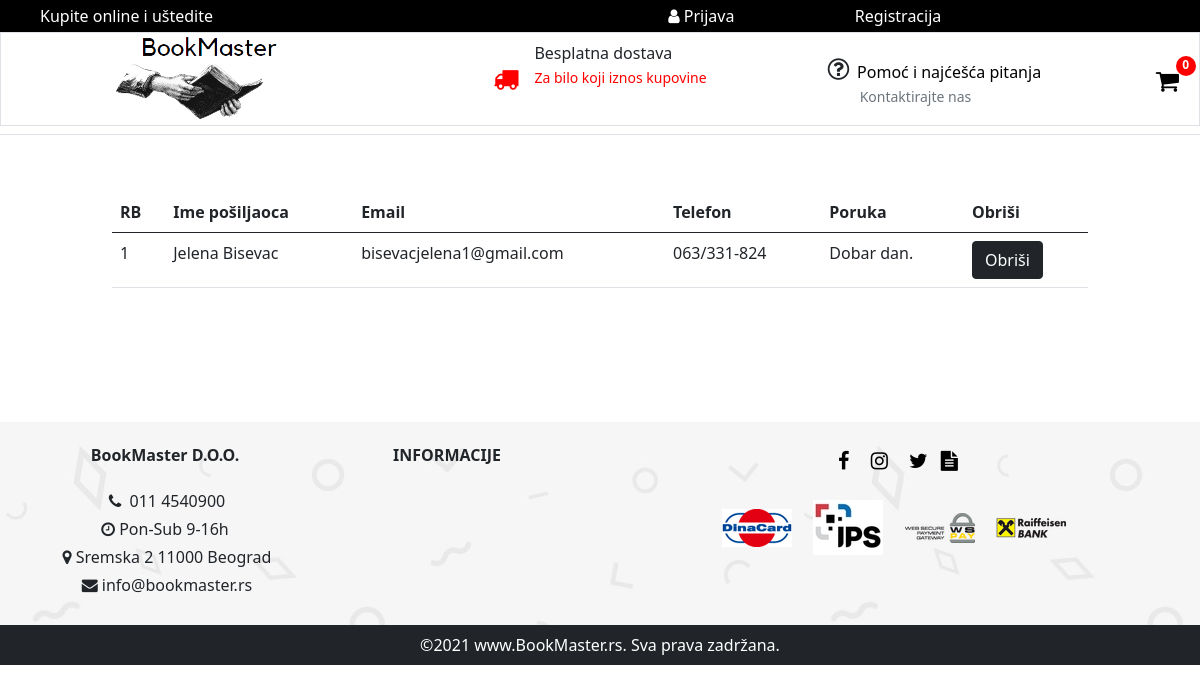
The page /poruke-korisnika.php on the database its author committed.
### tables this page shows
CREATE TABLE `porukekorisnika` (
  `id_poruke` int(11) NOT NULL,
  `ime` varchar(20) NOT NULL,
  `prezime` varchar(20) NOT NULL,
  `email` varchar(50) NOT NULL,
  `telefon` varchar(20) NOT NULL,
  `postanski_broj` int(11) NOT NULL,
  `poruka` text NOT NULL
);

### models/funkcije.php (called while the page is built, shortened)
<?php
    function vratiSve($nazivTabele){
        global $conn;
        $upit = "SELECT * FROM $nazivTabele";
        $podaci = $conn->query($upit)->fetchAll();
        return $podaci;
    }
?>

### poruke-korisnika.php (the view, shortened to what this page needs)
<?php
    include "pages/head.php";
    include "pages/nav.php";
    include "config/connection.php";
    include "models/funkcije.php";
?>
    <div class="row m-0 mt-5 pt-5" id="poruke">
        <div class="col-10 mx-auto mt-5 pt-5 table-responsive">
        <?php
            $rezultat = vratiSve("porukekorisnika");
            if($rezultat):
        ?>
        <table class="table">
            <thead>
                <tr>
                    <th>RB</th>
                    <th>Ime pošiljaoca</th>
                    <th>Email</th>
                    <th>Telefon</th>
                    <th>Poruka</th>
                    <th>Obriši</th>
                </tr>
            </thead>
        <?php endif; ?>
        <tbody>
        <?php
            $rb=1;
            $rezultat = vratiSve("porukekorisnika");
            if($rezultat)
                foreach($rezultat as $red):
        ?>
           <tr>
                <td><?=$rb++?></td>
                <td><?=$red->ime?> <?=$red->prezime?></td>
                <td><?=$red->email?></td>
                <td><?=$red->telefon?></td>
                <td><?=$red->poruka?></td>
                <td><a href="models/obrisi-poruke-korisnika.php?id=<?=$red->id_poruke?>" class="btn btn-dark">Obriši</a></td>
           </tr>
        <?php endforeach; ?>
        </tbody>
        </table>
        </div>
    </div>
<?php
    include "pages/footer.php";
?>

### rows shown on the page
porukekorisnika: ime "Jelena", prezime "Bisevac", email "bisevacjelena1@gmail.com", telefon "063/331-824", poruka "Dobar dan."
